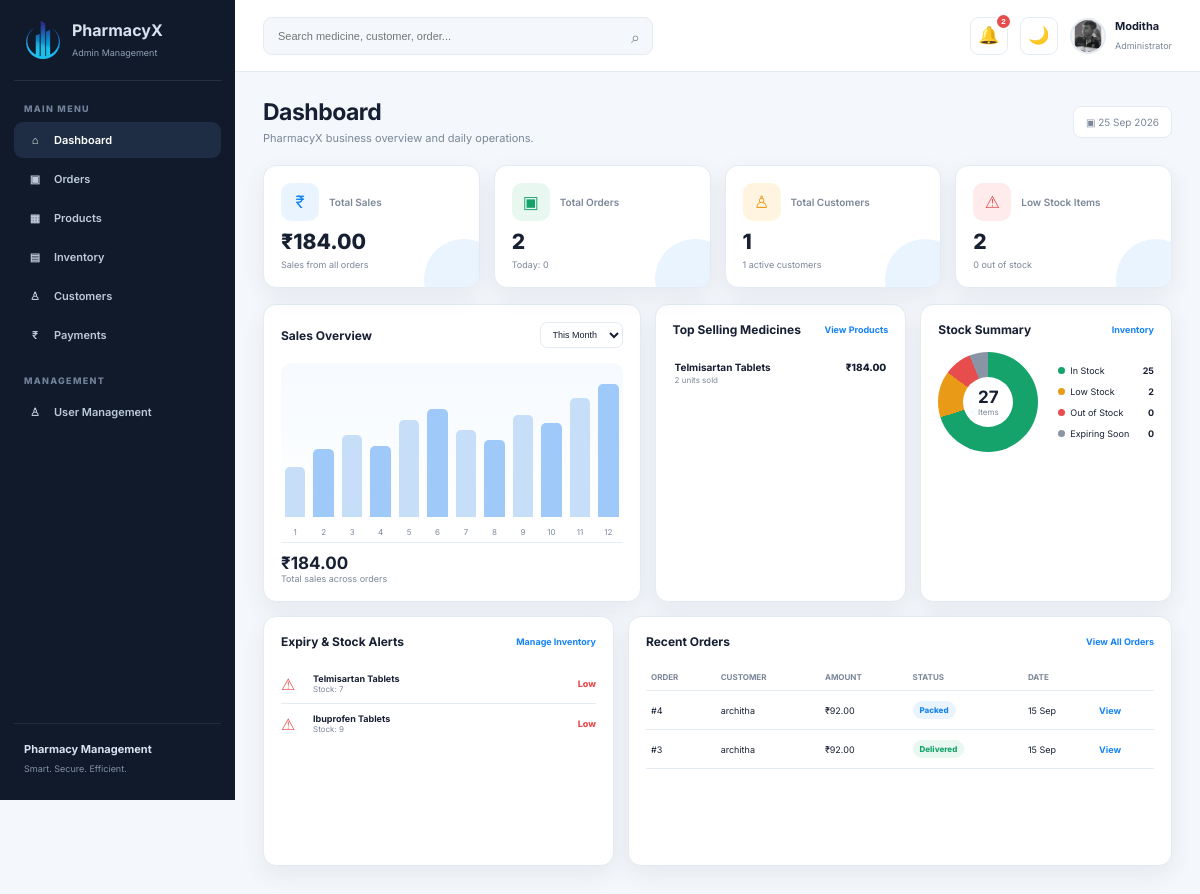
Page /admin_DB.php (signed in) on the committed database.
### tables this page shows
CREATE TABLE `products` (
  `product_id` int(11) NOT NULL,
  `product_name` varchar(255) NOT NULL,
  `product_description` text DEFAULT NULL,
  `price` decimal(10,2) NOT NULL,
  `cost_price` decimal(10,2) NOT NULL DEFAULT 0.00,
  `stock_quantity` int(11) NOT NULL,
  `image_url` varchar(255) DEFAULT NULL,
  `expire_date` date NOT NULL,
  `prescription_required` enum('Yes','No') NOT NULL DEFAULT 'No'
);

CREATE TABLE `orders` (
  `order_id` int(11) NOT NULL,
  `user_name` varchar(100) DEFAULT NULL,
  `order_status` enum('Pending','Accepted','Packed','Out for Delivery','Delivered','Rejected') DEFAULT 'Pending',
  `order_type` enum('Prescription','General') DEFAULT NULL,
  `qty` int(11) DEFAULT NULL,
  `receiver_name` varchar(255) DEFAULT NULL,
  `street` varchar(100) DEFAULT NULL,
  `city` varchar(100) DEFAULT NULL,
  `postal_code` varchar(10) DEFAULT NULL,
  `prescription_id` int(11) DEFAULT NULL,
  `prescription_url` varchar(255) DEFAULT NULL,
  `product_id` int(11) DEFAULT NULL,
  `Order_total` decimal(10,2) DEFAULT NULL,
  `payment_method` varchar(50) DEFAULT 'COD',
  `order_date` timestamp NOT NULL DEFAULT current_timestamp(),
  `rejection_reason` varchar(255) DEFAULT NULL
);

### admin_DB.php (the view, shortened to what this page needs)
<?php
require_once './db_Config/config.php';
function adminScalar($Connection, $sql, $field, $default = 0)
{
    $result = mysqli_query($Connection, $sql);
    if ($result) {
        $row = mysqli_fetch_assoc($result);
        if ($row && isset($row[$field])) {
            return $row[$field];
        }
    }
    return $default;
}
$dashboardTotalOrders = (int) adminScalar(
    $Connection,
    "SELECT COUNT(*) AS total FROM Orders",
    'total'
);
$dashboardTotalSales = (float) adminScalar(
    $Connection,
    "SELECT COALESCE(SUM(Order_total),0) AS total FROM Orders",
    'total'
);
$dashboardTotalCustomers = (int) adminScalar(
    $Connection,
    "SELECT COUNT(*) AS total FROM User_info WHERE user_type='Customer'",
    'total'
);
$dashboardActiveCustomers = (int) adminScalar(
    $Connection,
    "SELECT COUNT(*) AS total FROM User_info WHERE user_type='Customer' AND acc_status='Active'",
    'total'
);
$dashboardLowStock = (int) adminScalar(
    $Connection,
    "SELECT COUNT(*) AS total FROM Products WHERE stock_quantity BETWEEN 1 AND 10",
    'total'
);
$dashboardOutOfStock = (int) adminScalar(
    $Connection,
    "SELECT COUNT(*) AS total FROM Products WHERE stock_quantity <= 0",
    'total'
);
$dashboardTotalProducts = (int) adminScalar(
    $Connection,
    "SELECT COUNT(*) AS total FROM Products",
    'total'
);
$dashboardPendingOrders = (int) adminScalar(
    $Connection,
    "SELECT COUNT(*) AS total FROM Orders WHERE order_status='Pending'",
    'total'
);
$dashboardExpirySoon = (int) adminScalar(
    $Connection,
    "SELECT COUNT(*) AS total
     FROM Products
     WHERE expire_date IS NOT NULL
       AND expire_date >= CURDATE()
       AND expire_date <= DATE_ADD(CURDATE(), INTERVAL 30 DAY)",
    'total'
);
$dashboardTodayOrders = (int) adminScalar(
    $Connection,
    "SELECT COUNT(*) AS total
     FROM Orders
     WHERE DATE(order_date)=CURDATE()",
    'total'
);
$topMedicines = [];
$topMedicineResult = mysqli_query(
    $Connection,
    "SELECT p.product_name,
            COALESCE(SUM(o.qty),0) AS units_sold,
            COALESCE(SUM(o.Order_total),0) AS sales_amount
     FROM Orders o
     INNER JOIN Products p ON p.product_id=o.product_id
     GROUP BY o.product_id, p.product_name
     ORDER BY units_sold DESC, sales_amount DESC
     LIMIT 5"
);
if ($topMedicineResult) {
    while ($topRow = mysqli_fetch_assoc($topMedicineResult)) {
        $topMedicines[] = $topRow;
    }
}
$recentOrders = [];
$recentOrderResult = mysqli_query(
    $Connection,
    "SELECT o.order_id,
            o.user_name,
            o.Order_total,
            o.order_status,
            o.order_date,
            o.order_type
     FROM Orders o
     ORDER BY o.order_id DESC
     LIMIT 6"
);
if ($recentOrderResult) {
    while ($recentRow = mysqli_fetch_assoc($recentOrderResult)) {
        $recentOrders[] = $recentRow;
    }
}
$lowStockMedicines = [];
$lowStockResult = mysqli_query(
    $Connection,
    "SELECT product_name, stock_quantity
     FROM Products
     WHERE stock_quantity <= 10
     ORDER BY stock_quantity ASC, product_name ASC
     LIMIT 5"
);
if ($lowStockResult) {
    while ($stockRow = mysqli_fetch_assoc($lowStockResult)) {
        $lowStockMedicines[] = $stockRow;
    }
}
$dashboardNotificationCount =
    $dashboardPendingOrders +
    $dashboardLowStock +
    $dashboardExpirySoon;
?>
<!DOCTYPE html>
<html lang="en">
<head>
</head>
<body>
<div class="layout">
<aside class="sidebar">
    <div class="brand"><img src="./Images/Pharmacy X Icon.png" alt="PharmacyX"><div><strong>PharmacyX</strong><small>Admin Management</small></div></div>
    <nav class="nav">
        <div class="nav-title">Main Menu</div>
        <a href="admin_DB.php" class="active"><span class="nav-icon">⌂</span>Dashboard</a>
        <a href="manage_orders.php"><span class="nav-icon">▣</span>Orders</a>
        <a href="manage_products.php"><span class="nav-icon">▦</span>Products</a>
        <a href="manage_products.php"><span class="nav-icon">▤</span>Inventory</a>
        <a href="manage_users.php"><span class="nav-icon">♙</span>Customers</a>
        <a href="manage_orders.php"><span class="nav-icon">₹</span>Payments</a>
        <div class="nav-title">Management</div>
        <a href="manage_users.php"><span class="nav-icon">♙</span>User Management</a>
    </nav>
    <div class="side-bottom"><strong>Pharmacy Management</strong><span>Smart. Secure. Efficient.</span></div>
</aside>
<main class="main">
<header class="topbar">
    <div class="search"><input id="dashboardSearch" type="search" placeholder="Search medicine, customer, order..."><span>⌕</span></div>
    <div class="actions">
        <div class="notification-wrap">
            <button class="bell" id="notificationBell" type="button" title="Notifications" aria-label="Notifications" aria-expanded="false">
                🔔
                <?php if ($dashboardNotificationCount > 0): ?>
                    <span class="bell-badge"><?php echo $dashboardNotificationCount > 99 ? '99+' : $dashboardNotificationCount; ?></span>
                <?php endif; ?>
            </button>
        </div>
        <button class="theme" id="themeToggle" type="button" title="Toggle light/dark mode">🌙</button>
        <div class="admin">
            <?php
            $adminPic = basename($_SESSION['profilePic_url'] ?? '');
            $adminName = $_SESSION['firstname'] ?? $_SESSION['username'] ?? 'Admin';
            $adminImage = $adminPic !== '' ? './Images/Profile Pictures/' . htmlspecialchars($adminPic, ENT_QUOTES, 'UTF-8') : './Images/Pharmacy X Icon.png';
            ?>
            <img src="<?php echo $adminImage; ?>" alt="Admin">
            <div><strong><?php echo htmlspecialchars($adminName, ENT_QUOTES, 'UTF-8'); ?></strong><small>Administrator</small></div>
        </div>
    </div>
</header>
<section class="content">
    <div class="heading"><div><h1>Dashboard</h1><p>PharmacyX business overview and daily operations.</p></div><div class="date">▣ <?php echo date('d M Y'); ?></div></div>
    <section class="grid-stats">
        <div class="card stat blue"><div class="stat-top"><div class="icon">₹</div><div class="label">Total Sales</div></div><div class="value">₹<?php echo number_format($dashboardTotalSales,2); ?></div><div class="sub">Sales from all orders</div></div>
        <div class="card stat green"><div class="stat-top"><div class="icon">▣</div><div class="label">Total Orders</div></div><div class="value"><?php echo number_format($dashboardTotalOrders); ?></div><div class="sub">Today: <?php echo number_format($dashboardTodayOrders); ?></div></div>
        <div class="card stat orange"><div class="stat-top"><div class="icon">♙</div><div class="label">Total Customers</div></div><div class="value"><?php echo number_format($dashboardTotalCustomers); ?></div><div class="sub"><?php echo number_format($dashboardActiveCustomers); ?> active customers</div></div>
        <div class="card stat red"><div class="stat-top"><div class="icon">⚠</div><div class="label">Low Stock Items</div></div><div class="value"><?php echo number_format($dashboardLowStock); ?></div><div class="sub"><?php echo number_format($dashboardOutOfStock); ?> out of stock</div></div>
    </section>
    <section class="grid-main">
        <div class="card panel" id="sales-overview">
            <div class="panel-head"><h3>Sales Overview</h3><select class="filter"><option>This Month</option><option>Today</option><option>This Year</option></select></div>
            <div class="chart">
                <?php foreach ([35,48,58,50,68,76,61,54,72,66,84,94] as $i=>$height): ?><div class="bar" style="height:<?php echo $height; ?>%"><span><?php echo $i+1; ?></span></div><?php endforeach; ?>
            </div>
            <div class="chart-total"><strong>₹<?php echo number_format($dashboardTotalSales,2); ?></strong>Total sales across orders</div>
        </div>
        <div class="card panel" id="top-medicines">
            <div class="panel-head"><h3>Top Selling Medicines</h3><a href="manage_products.php">View Products</a></div>
            <div class="list">
            <?php if ($topMedicines): foreach ($topMedicines as $medicine): ?>
                <div class="item"><div><div class="name"><?php echo htmlspecialchars($medicine['product_name'], ENT_QUOTES, 'UTF-8'); ?></div><div class="small"><?php echo (int)$medicine['units_sold']; ?> units sold</div></div><div class="price">₹<?php echo number_format((float)$medicine['sales_amount'],2); ?></div></div>
            <?php endforeach; else: ?><div class="small">No sales data yet.</div><?php endif; ?>
            </div>
        </div>
        <div class="card panel" id="stock-summary">
            <div class="panel-head"><h3>Stock Summary</h3><a href="manage_products.php">Inventory</a></div>
            <div class="stock-wrap">
                <div class="donut"><div class="donut-center"><div><strong><?php echo number_format($dashboardTotalProducts); ?></strong>Items</div></div></div>
                <div class="legend">
                    <div class="legend-row"><span><i class="dot d-green"></i>In Stock</span><strong><?php echo max(0,$dashboardTotalProducts-$dashboardLowStock-$dashboardOutOfStock); ?></strong></div>
                    <div class="legend-row"><span><i class="dot d-orange"></i>Low Stock</span><strong><?php echo $dashboardLowStock; ?></strong></div>
                    <div class="legend-row"><span><i class="dot d-red"></i>Out of Stock</span><strong><?php echo $dashboardOutOfStock; ?></strong></div>
                    <div class="legend-row"><span><i class="dot d-gray"></i>Expiring Soon</span><strong><?php echo $dashboardExpirySoon; ?></strong></div>
                </div>
            </div>
        </div>
    </section>
    <section class="grid-bottom">
        <div class="card panel" id="alerts">
            <div class="panel-head"><h3>Expiry & Stock Alerts</h3><a href="manage_products.php">Manage Inventory</a></div>
            <?php if ($lowStockMedicines): foreach ($lowStockMedicines as $stock): ?>
                <div class="alert"><div class="alert-icon">⚠</div><div><div class="alert-name"><?php echo htmlspecialchars($stock['product_name'], ENT_QUOTES, 'UTF-8'); ?></div><div class="alert-sub">Stock: <?php echo (int)$stock['stock_quantity']; ?></div></div><div class="alert-value"><?php echo (int)$stock['stock_quantity'] <= 0 ? 'Out' : 'Low'; ?></div></div>
            <?php endforeach; else: ?><div class="small">No low-stock medicines.</div><?php endif; ?>
        </div>
        <div class="card panel" id="recent-orders">
            <div class="panel-head"><h3>Recent Orders</h3><a href="manage_orders.php">View All Orders</a></div>
            <div class="table-wrap"><table class="table"><thead><tr><th>ORDER</th><th>CUSTOMER</th><th>AMOUNT</th><th>STATUS</th><th>DATE</th><th></th></tr></thead><tbody>
            <?php if ($recentOrders): foreach ($recentOrders as $order): $s=strtolower($order['order_status'] ?? ''); $cls=strpos($s,'pending')!==false?'pending':(strpos($s,'delivered')!==false?'delivered':(strpos($s,'reject')!==false?'rejected':'')); ?>
                <tr><td>#<?php echo (int)$order['order_id']; ?></td><td><?php echo htmlspecialchars($order['user_name'], ENT_QUOTES, 'UTF-8'); ?></td><td>₹<?php echo number_format((float)$order['Order_total'],2); ?></td><td><span class="status <?php echo $cls; ?>"><?php echo htmlspecialchars($order['order_status'], ENT_QUOTES, 'UTF-8'); ?></span></td><td><?php echo htmlspecialchars(date('d M', strtotime($order['order_date'])), ENT_QUOTES, 'UTF-8'); ?></td><td><a class="view" href="manage_orders.php">View</a></td></tr>
            <?php endforeach; else: ?><tr><td colspan="6">No orders found.</td></tr><?php endif; ?>
            </tbody></table></div>
        </div>
    </section>
</section>
</main>
</div>
</body>
</html>

### rows in the picture
products: product_name "Telmisartan Tablets", stock_quantity "7", shows "Low"
products: product_name "Ibuprofen Tablets", stock_quantity "9", shows "Low"
orders: order_id "4", user_name "architha", Order_total "92.00", order_status "Packed", order_date "15 Sep"
orders: order_id "3", user_name "architha", Order_total "92.00", order_status "Delivered", order_date "15 Sep"

### other values in the picture
$dashboardNotificationCount "2"
$adminName "Moditha"
$dashboardTotalSales "184.00"
$dashboardTotalOrders "2"
$dashboardTodayOrders "0"
$dashboardTotalCustomers "1"
$dashboardActiveCustomers "1"
$dashboardLowStock "2"
$dashboardOutOfStock "0"
$medicine['product_name'] "Telmisartan Tablets"
$medicine['units_sold'] "2"
$medicine['sales_amount'] "184.00"
$dashboardTotalProducts "27"
max(0,$dashboardTotalProducts-$dashboardLowStock-$dashboardOutOfStock) "25"
$dashboardExpirySoon "0"
